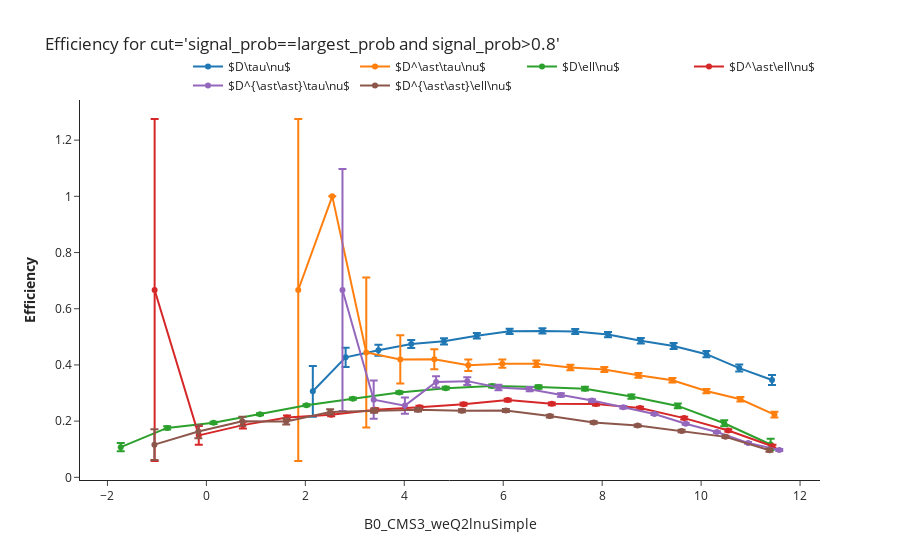

The code cell stored with this chart in its notebook:
### Code cell
plyex.plot_cut_efficiency(cut='signal_prob==largest_prob and signal_prob>0.8', variable='B0_CMS3_weQ2lnuSimple')
